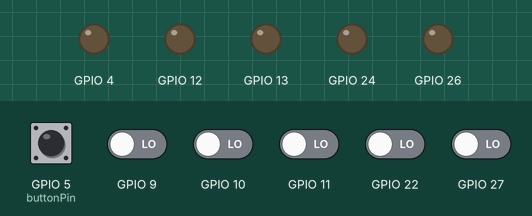
A program run on a simulated Raspberry Pi (BCM pin numbers). Shown: output pins drawn as LEDs (lit = HIGH). The test bench sets the inputs (shaded band); at power-on: GPIO 5 (buttonPin) HIGH, GPIO 9–11, GPIO 22, GPIO 27 LOW. The interpreter's speed is modelled, so counts of loop turns are approximate; the clock reads 2024-03-15 10:24:30 at power-on unless the program sets it.

Above: at 4.1 s.
5.1 s: GPIO 9 driven HIGH
At 6.7 s:
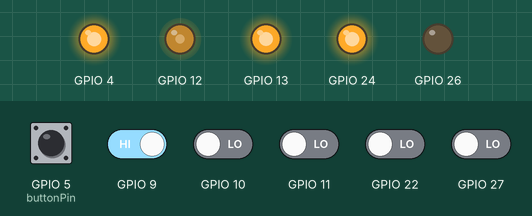
7.0 s: GPIO 10 driven HIGH
At 7.3 s:
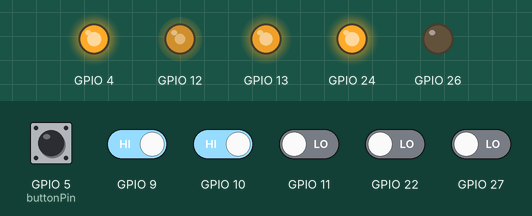
8.5 s: GPIO 9 driven LOW
At 9.5 s:
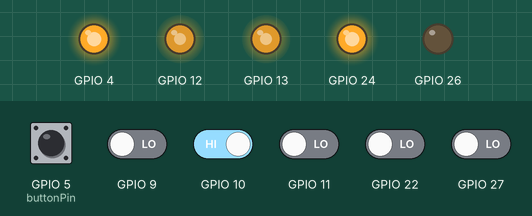
Timing chart, 0 to 11.5 s (numbered marks = the images above; inputs shaded):
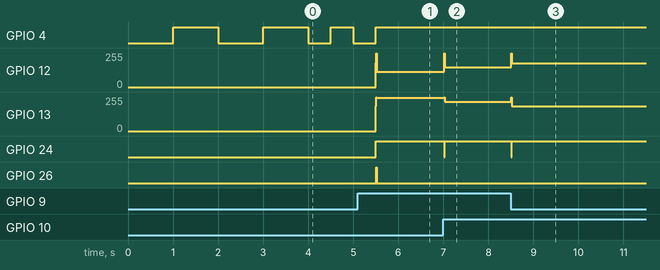

The program:

PIDSharpLineFollow.py
```python
# Import and setup for our shutdown button
import RPi.GPIO as GPIO
import os
buttonPin = 5
GPIO.setmode(GPIO.BCM)
GPIO.setup(buttonPin, GPIO.IN, pull_up_down=GPIO.PUD_UP)
input_state = True

# All the variable use for line follow
# Most of this variable will be re-initialize later
# So, every change must not be done here.
Kp = 25.0
Kd = 50.0
Ki = 0.0

lost = False
previousAvgSensor = 0.0
set_point = 4.0
error = 0.0
previousError = 0.0
totalError = 0.0

pwmLeft = 0.0
pwmRight = 0.0

maxSpeed = 30

# Import and initialize our robot library
import motor
import irSensor
import PID

motor = motor.motor()
lineSensor = irSensor.irSensor(11,9,10,22,27)
lineSensor.setSampleTime(0.01)
pid = PID.PID(Kp,Ki,Kd)
pid.setPoint(4.0)
pid.setSampleTime(0.01)

try:
    while input_state:

        input_state = GPIO.input(buttonPin) # Check the button state

        # use for line position calculation
        # we use digital sensor
        activeSensor = 0.0
        totalSensor = 0

        #Get sensor data
        lineSensor.update()
        sensors = lineSensor.output

        #loop through the sensor
        i = 0
        for sensor in sensors:
            i += 1
            if sensor == 1:
                activeSensor += 1
            totalSensor += sensor * (i+1)

        # if the sensor detect black line
        if activeSensor != 0:

            # re-initialize speed,PID and setPoint for normal line follow
            maxSpeed = 70
            pid.setKp(25.0)
            pid.setKd(50.0)
            set_point = 4.0

            # The position of the line
            avgSensor = totalSensor/activeSensor

            # Keep track when the sensor lost the line
            lost = False

        # if the sensor doesn't detect any line
        else:

            # Check if we lose the line before
            # we check because we want our robot to spin in one
            # direction when searching for the line. Thus, this
            # conditional part must run only once when the robot
            # first lost the line.
            if lost == False:

                # Changing the setpoint so that our robot will turn to where
                # the it last lost the line. If before it lost, it detect the line on the left
                # the robot will turn left to find the line back.
                if previousError < 0:
                    set_point = 4.0
                else:
                    set_point = -4.0

                # Re-initialize speed and PID for searching line.
                # This part is very important because of the hardware of our robot.
                # The robot was too heavy and the tire is not that grip.
                # the robot will lost the line everytime at the 90 degree turn.
                maxSpeed = 20
                pid.setKp(5.0)
                pid.setKd(00.0)

                # Keep track when the sensor lost the line
                lost = True

            # the average become zero when there are no line detected
            avgSensor = 0

        # Calculation in this part necessary for the 90 degree turn eventhought
        # the calculation of the pid is done inside of the pid class.
        previousError = error # save previous error for differential
        error = avgSensor - set_point # Count how much robot deviate from center

        # Calculation of the pid from the pid class
        pid.setPoint(set_point)
        pid.update(avgSensor)
        power = pid.output

        # set the speed of both motor according to the value from pid
        if(power<0):
            pwmRight = maxSpeed - abs(power)
            pwmLeft = maxSpeed + abs(power)
        else:
            pwmRight = maxSpeed + power
            pwmLeft = maxSpeed - power

        # A little correction if the robot doesn't move straight if both motor
        # turn the same speed
        pwmRight = pwmRight + 3

        # Constraint the speed between -100 and 100.
        if(pwmRight > 100):
            pwmRight = 100
        elif(pwmRight < -100):
            pwmRight = -100
        if(pwmLeft > 100):
            pwmLeft = 100
        elif(pwmLeft < -100):
            pwmLeft = -100

        # set the motor speed
        motor.setLeftMotorSpeed(pwmLeft)
        motor.setRightMotorSpeed(pwmRight)

        # move the motor according to the speed given
        motor.move()

finally:
    # This part will run when the user push the button
    # it will stop the script and shutdown the pi.
    print "Goodbye :)"
    motor.clear()
    os.system('sudo halt')
```

motor.py
```python
# -----------------------------------------------------------------------------
# This class is for HAT-MDD10
# https://www.cytron.io/p-hat-mdd10
# -----------------------------------------------------------------------------

import RPi.GPIO as GPIO
import time

class motor:

    def __init__(self, motorDir1=26, motorDir2=24, motorPWM1=12, motorPWM2=13):

        self.pwm1 = motorPWM1
        self.pwm2 = motorPWM2
        self.dir1 = motorDir1
        self.dir2 = motorDir2

        GPIO.setmode(GPIO.BCM)
        GPIO.setwarnings(False)

        time.sleep(1)

        GPIO.setup(4,GPIO.OUT)
        GPIO.setup(self.pwm2, GPIO.OUT)
        GPIO.setup(self.pwm1, GPIO.OUT)
        GPIO.setup(self.dir1, GPIO.OUT)
        GPIO.setup(self.dir2, GPIO.OUT)
        GPIO.output(4,GPIO.HIGH)
        time.sleep(1)
        GPIO.output(4,GPIO.LOW)


        self.motorSpeedLeft = 0.0
        self.motorSpeedRight = 0.0

        self.motor1 = GPIO.PWM(self.pwm1, 100)
        self.motor1.start(0)
        self.motor1.ChangeDutyCycle(0)

        self.motor2 = GPIO.PWM(self.pwm2, 100)
        self.motor2.start(0)
        self.motor2.ChangeDutyCycle(0)


    # move the motor
    def move(self):

        if(self.motorSpeedLeft < 0):
            self.motorSpeedLeft = 0 - self.motorSpeedLeft
            GPIO.output(self.dir1, GPIO.HIGH)
            self.motor1.ChangeDutyCycle(self.motorSpeedLeft)
        elif(self.motorSpeedLeft >= 0):
            GPIO.output(self.dir1, GPIO.LOW)
            self.motor1.ChangeDutyCycle(self.motorSpeedLeft)

        if(self.motorSpeedRight < 0):
            self.motorSpeedRight = 0 - self.motorSpeedRight
            GPIO.output(self.dir2, GPIO.LOW)
            self.motor2.ChangeDutyCycle(self.motorSpeedRight)
        elif(self.motorSpeedRight >= 0):
            GPIO.output(self.dir2, GPIO.HIGH)
            self.motor2.ChangeDutyCycle(self.motorSpeedRight)

    # set left motor speed
    def setLeftMotorSpeed(self, leftSpeed):

        self.motorSpeedLeft = leftSpeed

    # set right motor speed
    def setRightMotorSpeed(self, rightSpeed):

        self.motorSpeedRight = rightSpeed

    # stop and cleanup pi GPIO
    def clear(self):
        self.motor1.ChangeDutyCycle(0)
        self.motor2.ChangeDutyCycle(0)
        GPIO.cleanup()
```

irSensor.py
```python
# -----------------------------------------------------------------------------
# This class is for LSS05 - Auto Calibrating line sensor
# https://www.cytron.io/c-85-sensor/c-101-photoelectric-line-sensor/p-lss05
# -----------------------------------------------------------------------------

import time
import RPi.GPIO as GPIO

class irSensor:

    def __init__(self,sensor1=11,sensor2=9,sensor3=10,sensor4=22,sensor5=27):

        self.s1 = sensor1
        self.s2 = sensor2
        self.s3 = sensor3
        self.s4 = sensor4
        self.s5 = sensor5

        self.sample_time = 0.00
        self.current_time = time.time()
        self.last_time = self.current_time

        self.ds1 = 0
        self.ds2 = 0
        self.ds3 = 0
        self.ds4 = 0
        self.ds5 = 0

        GPIO.setmode(GPIO.BCM)
        GPIO.setwarnings(False)
        time.sleep(1)

        GPIO.setup(4,GPIO.OUT)
        GPIO.setup(self.s1, GPIO.IN)
        GPIO.setup(self.s2, GPIO.IN)
        GPIO.setup(self.s3, GPIO.IN)
        GPIO.setup(self.s4, GPIO.IN)
        GPIO.setup(self.s5, GPIO.IN)
        GPIO.output(4,GPIO.HIGH)
        time.sleep(1)
        GPIO.output(4,GPIO.LOW)
        time.sleep(0.5)
        GPIO.output(4,GPIO.HIGH)
        time.sleep(0.5)
        GPIO.output(4,GPIO.LOW)
        time.sleep(0.5)
        GPIO.output(4,GPIO.HIGH)

        self.delta_time = 0.0

        self.output = [self.ds1,self.ds2,self.ds3,self.ds4,self.ds5]

    def update(self):

        self.current_time = time.time()
        self.delta_time = self.current_time - self.last_time

        if(self.delta_time >= self.sample_time):

            self.last_time = self.current_time

            self.ds1 = GPIO.input(self.s1)
            self.ds2 = GPIO.input(self.s2)
            self.ds3 = GPIO.input(self.s3)
            self.ds4 = GPIO.input(self.s4)
            self.ds5 = GPIO.input(self.s5)

            self.output = [self.ds1,self.ds2,self.ds3,self.ds4,self.ds5]

    def setSampleTime(self, sampleTime):
        self.sample_time = sampleTime
```

PID.py
```python
# -----------------------------------------------------------------------------
# This class is for PID Calculation
# This class is from the link below
# https://github.com/ivmech/ivPID/blob/master/PID.py
# -----------------------------------------------------------------------------

import time

class PID:

    def __init__(self, P=0.2, I=0.0, D=0.0):

        self.Kp = P
        self.Ki = I
        self.Kd = D

        self.sample_time = 0.00
        self.current_time = time.time()
        self.last_time = self.current_time

        self.clear()

    # Clears PID computations and coefficients
    def clear(self):

        self.SetPoint = 0.0

        self.PTerm = 0.0
        self.ITerm = 0.0
        self.DTerm = 0.0
        self.last_error = 0.0

        # Windup Guard
        self.int_error = 0.0
        self.windup_guard = 20.0

        self.output = 0.0

    # Calculates PID value for given feedback value
    def update(self, feedback_value):

        error = self.SetPoint - feedback_value

        self.current_time = time.time()
        delta_time = self.current_time - self.last_time
        delta_error = error - self.last_error

        if(delta_time >= self.sample_time):
            self.PTerm = self.Kp * error
            self.ITerm += error * delta_time

            if(self.ITerm < - self.windup_guard):
                self.ITerm = -self.windup_guard
            elif(self.ITerm > self.windup_guard):
                self.ITerm = self.windup_guard

            self.DTerm = 0.0
            if delta_time > 0:
                self.DTerm = delta_error / delta_time

            # Remember last time and last error for next calculation
            self.last_time = self.current_time
            self.last_error = error

            self.output = self.PTerm + (self.Ki * self.ITerm) + (self.Kd * self.DTerm)

    def setKp(self, proportional_gain):

        self.Kp = proportional_gain

    def setKi(self, integral_gain):

        self.Ki = integral_gain

    def setKd(self, derivative_gain):

        self.Kd = derivative_gain

    def setWindup(self, windup):

        self.windup_guard = windup

    def setSampleTime(self, sample_time):

        self.sample_time = sample_time

    def setPoint(self, set_point):
        self.SetPoint = set_point
```

Measured:
- after the input at 5.1 s, GPIO 26: LOW → HIGH after 0.41 s, → LOW 0.01 s later
- after the input at 7.0 s, GPIO 12: 115/255 → 147/255 at once; GPIO 13: 250/255 → 218/255 at once; GPIO 24: HIGH → LOW at once, → HIGH 0.01 s later
- after the input at 8.5 s, GPIO 12: 147/255 → 179/255 at once; GPIO 13: 218/255 → 186/255 at once; GPIO 24: HIGH → LOW at once, → HIGH 0.01 s later
